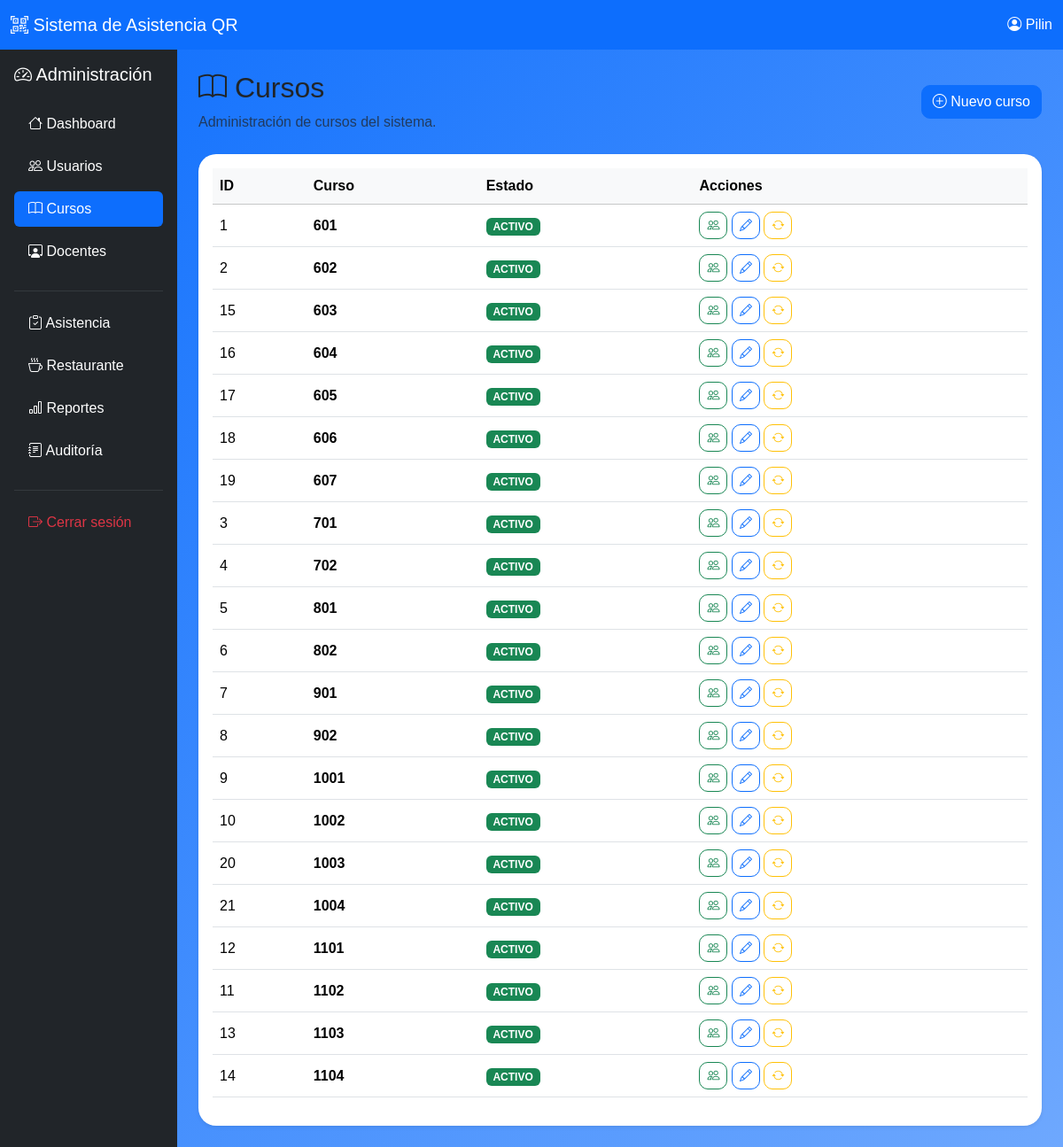
Page /admin/cursos.php (signed in) on the committed database.
### tables this page shows
CREATE TABLE `cursos` (
  `id_curso` int(11) NOT NULL,
  `nombre_curso` varchar(20) NOT NULL,
  `estado` enum('ACTIVO','INACTIVO') DEFAULT 'ACTIVO'
);

### admin/cursos.php (the view, shortened to what this page needs)
<?php
require_once("../config/conexion.php");
$sql = "SELECT
            id_curso,
            nombre_curso,
            estado
        FROM cursos
        ORDER BY CAST(nombre_curso AS UNSIGNED) ASC";
$resultado = mysqli_query($conexion, $sql);
?>
<!DOCTYPE html>
<html lang="es">
<head>
    <link
        href="https://cdn.jsdelivr.net/npm/bootstrap@5.3.7/dist/css/bootstrap.min.css"
        rel="stylesheet"
    >
    <link
        href="https://cdn.jsdelivr.net/npm/bootstrap-icons@1.13.1/font/bootstrap-icons.min.css"
        rel="stylesheet"
    >
    <link
        rel="stylesheet"
        href="../assets/css/estilos.css"
    >
</head>
<body class="bg-light">
<nav class="navbar navbar-dark bg-primary">
    <div class="container-fluid">
        <a
            href="dashboard.php"
            class="navbar-brand"
        >
            <i class="bi bi-qr-code-scan"></i>
            Sistema de Asistencia QR
        </a>
        <span class="text-white">
            <i class="bi bi-person-circle"></i>
            <?php
            echo htmlspecialchars(
                $_SESSION["nombre"]
            );
            ?>
        </span>
    </div>
</nav>
<div class="container-fluid">
    <div class="row">
        <aside class="col-md-2 bg-dark min-vh-100 p-3">
            <div class="text-white mb-4">
                <h5>
                    <i class="bi bi-speedometer2"></i>
                    Administración
                </h5>
            </div>
            <div class="nav flex-column nav-pills">
                <a
                    href="dashboard.php"
                    class="nav-link text-white mb-2"
                >
                    <i class="bi bi-house"></i>
                    Dashboard
                </a>
                <a
                    href="usuarios.php"
                    class="nav-link text-white mb-2"
                >
                    <i class="bi bi-people"></i>
                    Usuarios
                </a>
                <a
                    href="cursos.php"
                    class="nav-link active mb-2"
                >
                    <i class="bi bi-book"></i>
                    Cursos
                </a>
                <a
                    href="docentes.php"
                    class="nav-link text-white mb-2"
                >
                    <i class="bi bi-person-workspace"></i>
                    Docentes
                </a>
                <hr class="text-secondary">
                <a
                    href="asistencia.php"
                    class="nav-link text-white mb-2"
                >
                    <i class="bi bi-clipboard-check"></i>
                    Asistencia
                </a>
                <a
                    href="#"
                    class="nav-link text-white mb-2"
                >
                    <i class="bi bi-cup-hot"></i>
                    Restaurante
                </a>
                <a
                    href="#"
                    class="nav-link text-white mb-2"
                >
                    <i class="bi bi-bar-chart"></i>
                    Reportes
                </a>
                <a
                    href="#"
                    class="nav-link text-white mb-2"
                >
                    <i class="bi bi-journal-text"></i>
                    Auditoría
                </a>
                <hr class="text-secondary">
                <a
                    href="../auth/logout.php"
                    class="nav-link text-danger"
                >
                    <i class="bi bi-box-arrow-right"></i>
                    Cerrar sesión
                </a>
            </div>
        </aside>
        <main class="col-md-10 p-4">
            <div class="d-flex justify-content-between align-items-center mb-4">
                <div>
                    <h2>
                        <i class="bi bi-book"></i>
                        Cursos
                    </h2>
                    <p class="text-muted mb-0">
                        Administración de cursos del sistema.
                    </p>
                </div>
                <a
                    href="curso_nuevo.php"
                    class="btn btn-primary"
                >
                    <i class="bi bi-plus-circle"></i>
                    Nuevo curso
                </a>
            </div>
            <div class="card shadow-sm border-0">
                <div class="card-body">
                    <div class="table-responsive">
                        <table class="table table-hover align-middle">
                            <thead class="table-light">
                                <tr>
                                    <th>ID</th>
                                    <th>Curso</th>
                                    <th>Estado</th>
                                    <th>Acciones</th>
                                </tr>
                            </thead>
                            <tbody>
                            <?php if (mysqli_num_rows($resultado) > 0): ?>
                                <?php while (
                                    $curso = mysqli_fetch_assoc($resultado)
                                ): ?>
                                    <tr>
                                        <td>
                                            <?php
                                            echo $curso["id_curso"];
                                            ?>
                                        </td>
                                        <td>
                                            <strong>
                                                <?php
                                                echo htmlspecialchars(
                                                    $curso["nombre_curso"]
                                                );
                                                ?>
                                            </strong>
                                        </td>
                                        <td>
                                            <?php if (
                                                $curso["estado"] == "ACTIVO"
                                            ): ?>
                                                <span
                                                    class="badge text-bg-success"
                                                >
                                                    ACTIVO
                                                </span>
                                            <?php endif; ?>
                                        </td>
                                        <td>
                                            <a
                                                href="curso_estudiantes.php?id=<?php echo $curso["id_curso"]; ?>"
                                                class="btn btn-sm btn-outline-success"
                                                title="Ver estudiantes"
                                            >
                                                <i class="bi bi-people"></i>
                                            </a>
                                            <a
                                                    href="curso_editar.php?id=<?php echo $curso["id_curso"]; ?>"
                                                    class="btn btn-sm btn-outline-primary"
                                                    title="Editar"
                                            >
                                                    <i class="bi bi-pencil"></i>
                                            </a>
                                            <a
                                                    href="curso_estado.php?id=<?php echo $curso["id_curso"]; ?>"
                                                    class="btn btn-sm btn-outline-warning"
                                                    title="Cambiar estado"
                                            >
                                                <i class="bi bi-arrow-repeat"></i>
                                            </a>
                                        </td>
                                    </tr>
                                <?php endwhile; ?>
                            <?php endif; ?>
                            </tbody>
                        </table>
                    </div>
                </div>
            </div>
        </main>
    </div>
</div>
</body>
</html>

### assets/css/estilos.css (style rules this page uses)
body { background: linear-gradient(135deg,#0d6efd,#6ea8fe); font-family: Arial, Helvetica, sans-serif; }
.card { border:none; border-radius:20px; }
.btn { border-radius:10px; }

### rows in the picture
cursos: id_curso "1", nombre_curso "601", estado "ACTIVO"
cursos: id_curso "2", nombre_curso "602", estado "ACTIVO"
cursos: id_curso "15", nombre_curso "603", estado "ACTIVO"
cursos: id_curso "16", nombre_curso "604", estado "ACTIVO"
cursos: id_curso "17", nombre_curso "605", estado "ACTIVO"
cursos: id_curso "18", nombre_curso "606", estado "ACTIVO"
cursos: id_curso "19", nombre_curso "607", estado "ACTIVO"
cursos: id_curso "3", nombre_curso "701", estado "ACTIVO"
cursos: id_curso "4", nombre_curso "702", estado "ACTIVO"
cursos: id_curso "5", nombre_curso "801", estado "ACTIVO"
cursos: id_curso "6", nombre_curso "802", estado "ACTIVO"
cursos: id_curso "7", nombre_curso "901", estado "ACTIVO"
cursos: id_curso "8", nombre_curso "902", estado "ACTIVO"
cursos: id_curso "9", nombre_curso "1001", estado "ACTIVO"
cursos: id_curso "10", nombre_curso "1002", estado "ACTIVO"
cursos: id_curso "20", nombre_curso "1003", estado "ACTIVO"
cursos: id_curso "21", nombre_curso "1004", estado "ACTIVO"
cursos: id_curso "12", nombre_curso "1101", estado "ACTIVO"
cursos: id_curso "11", nombre_curso "1102", estado "ACTIVO"
cursos: id_curso "13", nombre_curso "1103", estado "ACTIVO"
cursos: id_curso "14", nombre_curso "1104", estado "ACTIVO"

### other values in the picture
$_SESSION["nombre"] "Pilin"
